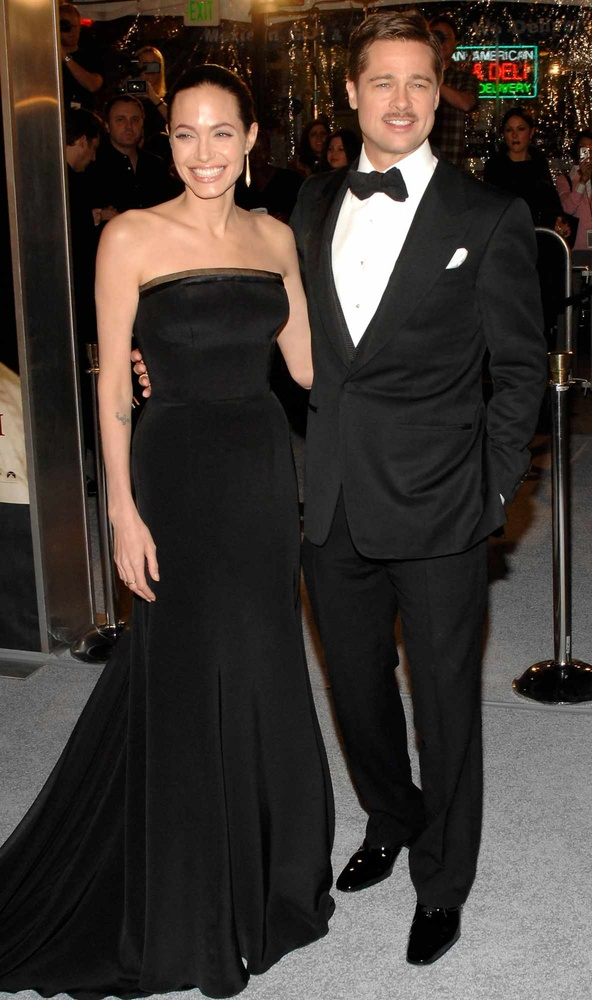
#> input picture AI-Detection-Model/dataset/angelina-jolie-brad-pitt-2-525e409acfc9405598a161aa83ef9e69.jpg, 592 x 1000 px, shrunk from 1183 x 2000 before the run, found by its file name
$ python detect-faces.py
#> lines starting #> are read from the running program, lines starting #| are printed output that depends on the picture; after the words box and inside, x2 and y2 are one past the last pixel; in counts of white or black regions, pixels touching at a corner belong together
import cv2
import os

# Input / output paths
img_path = "AI-Detection-Model/dataset/angelina-jolie-brad-pitt-2-525e409acfc9405598a161aa83ef9e69.jpg"
output_dir = "cropped_faces"

os.makedirs(output_dir, exist_ok=True)

# Load image
img = cv2.imread(img_path)
#> img is the input picture: shape (1000, 592, 3); mean B, G, R 50.9, 55.8, 63.6
if img is None:
    raise RuntimeError("Image not found")

# Convert to grayscale
gray = cv2.cvtColor(img, cv2.COLOR_BGR2GRAY)
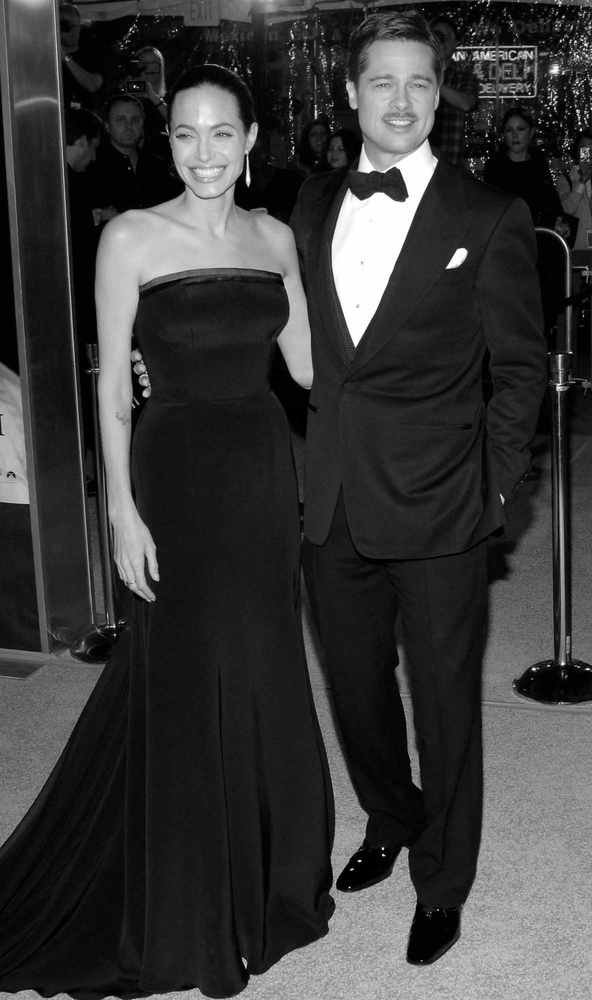
#> gray: shape (1000, 592); min 0, max 255, mean 57.6

# Load Haar cascade
face_cascade = cv2.CascadeClassifier(
    cv2.data.haarcascades + "haarcascade_frontalface_default.xml"
)

if face_cascade.empty():
    raise RuntimeError("Failed to load Haar cascade")

# Detect faces
faces = face_cascade.detectMultiScale(
    gray,
    scaleFactor=1.1,
    minNeighbors=4
)
#> faces = [[499, 118, 33, 33], [306, 124, 26, 26], [322, 140, 27, 27], [104, 102, 47, 47], [354, 47, 95, 95], [160, 100, 89, 89]]

# Iterate over detected faces
for i, (x, y, w, h) in enumerate(faces):
    # Crop face from ORIGINAL image (no rectangle drawn)
    face = img[y:y+h, x:x+w]

    # Save cropped face with unique name
    face_path = os.path.join(output_dir, f"face_{i}.jpg")
    cv2.imwrite(face_path, face)
#> this loop made 6 passes
#> pass 1, `face = img[y:y+h, x:x+w]`:
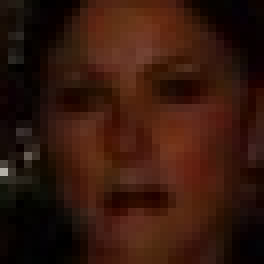
#> face: shape (33, 33, 3) (shown 8 times larger); mean B, G, R 12.7, 23.6, 53.2
#> pass 2, `face = img[y:y+h, x:x+w]`:
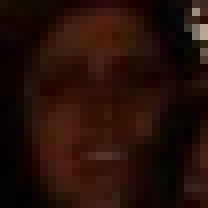
#> face: shape (26, 26, 3) (shown 8 times larger); mean B, G, R 7.6, 15.5, 37.8
#> pass 3, `face = img[y:y+h, x:x+w]`:
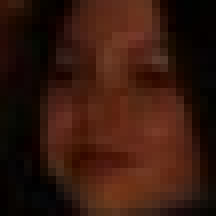
#> face: shape (27, 27, 3) (shown 8 times larger); mean B, G, R 13.8, 24.4, 54.4

# Iterate over detected faces
for i, (x, y, w, h) in enumerate(faces):

    # Draw rectangle ONLY on the full image
    cv2.rectangle(img, (x, y), (x+w, y+h), (0, 0, 255), 2)
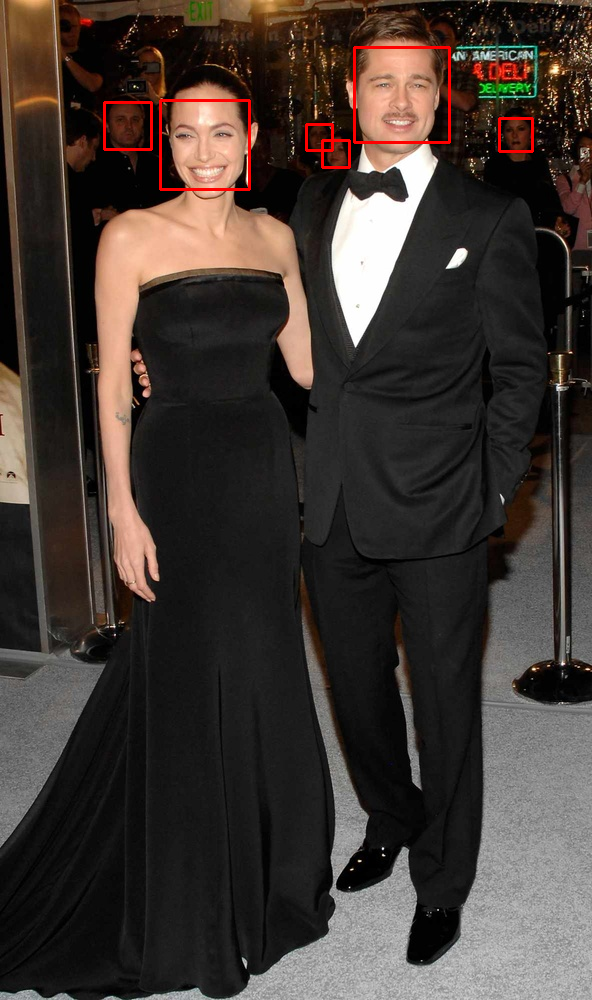
#> img: shape (1000, 592, 3); 0.64% of pixels changed, all inside (x1, y1, x2, y2) = (103, 46, 534, 191)

# Save and show result
cv2.imwrite("detected.jpg", img)
cv2.imshow("Detected Faces", img)
cv2.waitKey(0)
cv2.destroyAllWindows()

$ run again, with AI-Detection-Model/dataset/face_1.jpg copied over AI-Detection-Model/dataset/angelina-jolie-brad-pitt-2-525e409acfc9405598a161aa83ef9e69.jpg
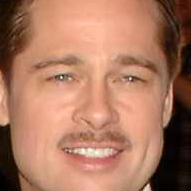
#> input picture AI-Detection-Model/dataset/face_1.jpg, 191 x 191 px, found by its file name
#> img is the input picture: shape (191, 191, 3); mean B, G, R 96.7, 120.4, 171.3
#> faces = [[17, 15, 157, 157]]
#> the loop `for i, (x, y, w, h) in enumerate(faces):` made 1 pass
#> pass 1, `face = img[y:y+h, x:x+w]`:
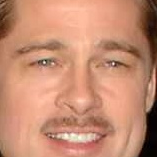
#> face: shape (157, 157, 3); mean B, G, R 114.6, 140.6, 197.7
#> after the loop `for i, (x, y, w, h) in enumerate(faces):`:
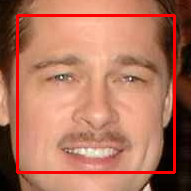
#> img: shape (191, 191, 3); 5.15% of pixels changed, all inside (x1, y1, x2, y2) = (16, 14, 176, 174)

$ run again, with AI-Detection-Model/dataset/face_2.jpg copied over AI-Detection-Model/dataset/angelina-jolie-brad-pitt-2-525e409acfc9405598a161aa83ef9e69.jpg
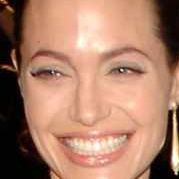
#> input picture AI-Detection-Model/dataset/face_2.jpg, 179 x 179 px, found by its file name
#> img is the input picture: shape (179, 179, 3); mean B, G, R 105.1, 127, 171.7
#> faces = [[13, 15, 148, 148]]
#> the loop `for i, (x, y, w, h) in enumerate(faces):` made 1 pass
#> pass 1, `face = img[y:y+h, x:x+w]`:
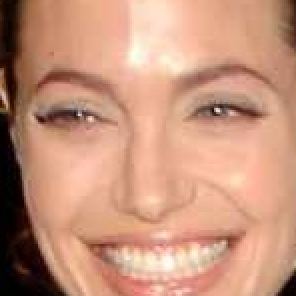
#> face: shape (148, 148, 3) (shown 2 times larger); mean B, G, R 123.3, 147.6, 198.4
#> after the loop `for i, (x, y, w, h) in enumerate(faces):`:
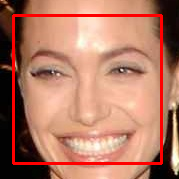
#> img: shape (179, 179, 3); 5.53% of pixels changed, all inside (x1, y1, x2, y2) = (12, 14, 163, 165)

$ run again, with AI-Detection-Model/dataset/img1.jpg copied over AI-Detection-Model/dataset/angelina-jolie-brad-pitt-2-525e409acfc9405598a161aa83ef9e69.jpg
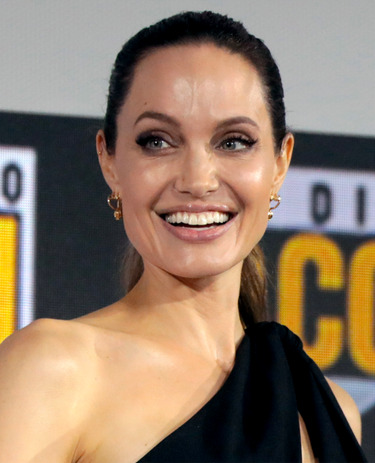
#> input picture AI-Detection-Model/dataset/img1.jpg, 375 x 463 px, found by its file name
#> img is the input picture: shape (463, 375, 3); mean B, G, R 103.5, 121.8, 142.6
#> faces = [[94, 62, 207, 207]]
#> the loop `for i, (x, y, w, h) in enumerate(faces):` made 1 pass
#> pass 1, `face = img[y:y+h, x:x+w]`:
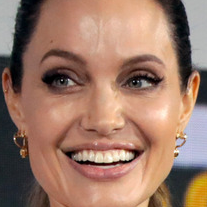
#> face: shape (207, 207, 3); mean B, G, R 104.1, 121.3, 157.3
#> after the loop `for i, (x, y, w, h) in enumerate(faces):`:
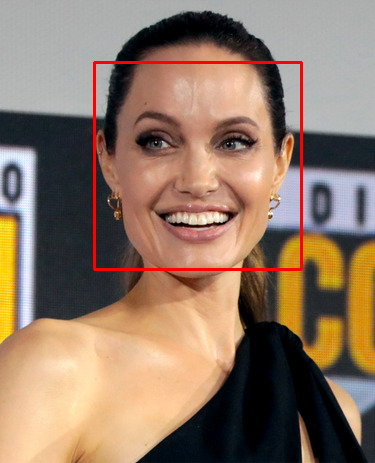
#> img: shape (463, 375, 3); 1.43% of pixels changed, all inside (x1, y1, x2, y2) = (93, 61, 303, 271)
